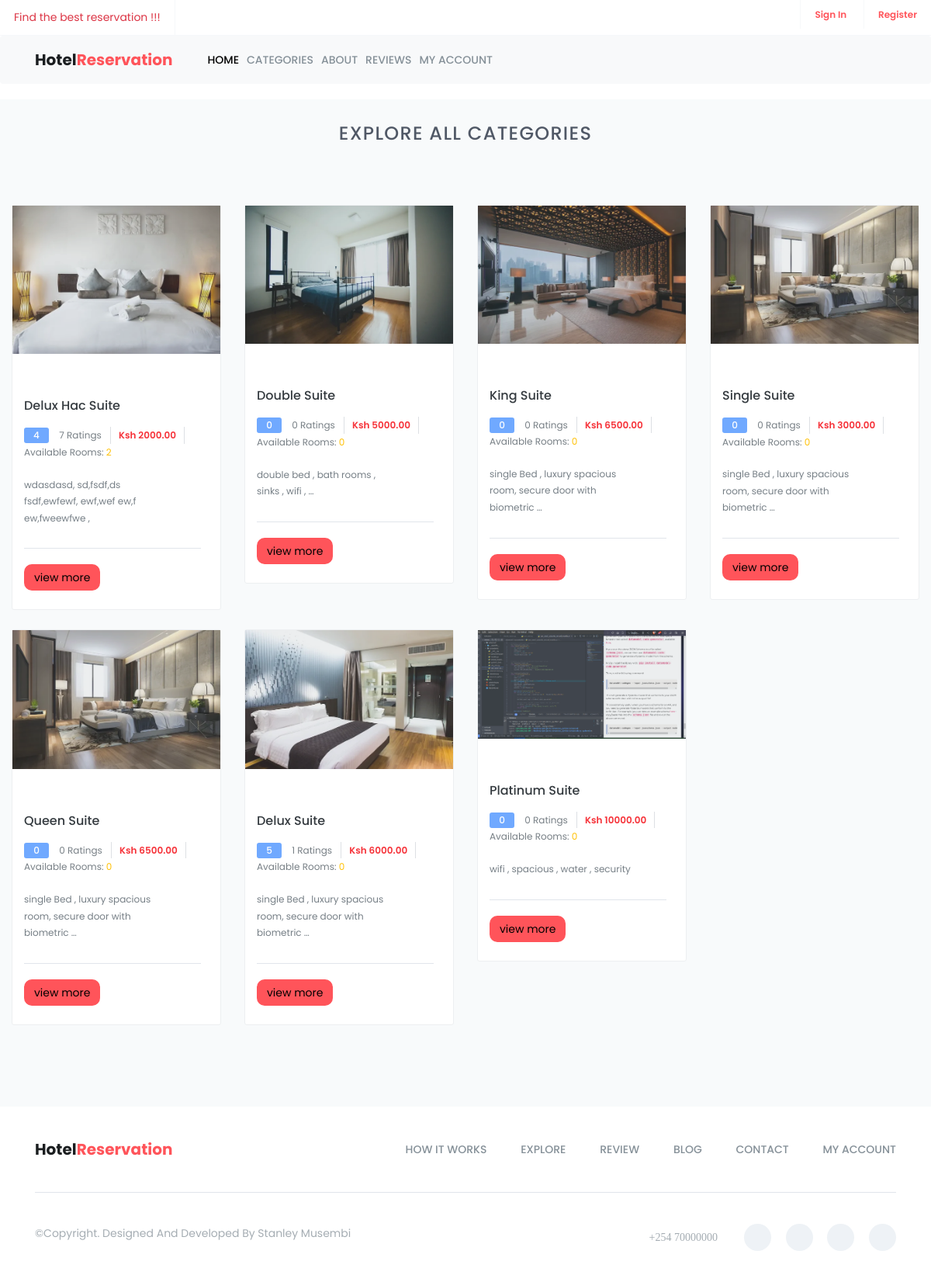
Page /categories/ on the committed database.
### hotel/models.py (models this page shows, shortened)
class RoomCategory(models.Model):
    name = models.CharField(max_length=255)
    description = models.TextField()
    capacity = models.IntegerField()
    beds = models.IntegerField()
    rooms = models.IntegerField()
    cost = models.DecimalField(max_digits=10, decimal_places=2)
    added_on = models.DateTimeField(auto_now_add=True)
    image = models.ImageField(upload_to="room_category_images")
    @property
    def total_reviews(self):
        return self.review_set.count()
    @property
    def average_rating(self):
         average  = self.review_set.aggregate(Avg('rating'))['rating__avg']
         return round(average) if average is not None else 0
    @property
    def available_rooms(self):
        return self.room_set.filter(status='available').count()

### hotel/views.py (the view)
# urls.py: path('categories/' , all_categories , name='all_categories'),
def all_categories(request):
    categories = RoomCategory.objects.all()
    categories_count = RoomCategory.objects.all().count()
    visitors_count = Booking.objects.all().count()
    rooms_count = RoomCategory.objects.aggregate(total_rooms = Sum('rooms'))['total_rooms']
    reviews_count = Review.objects.all().count()
    context = {
        'room_categories': categories,
        'rooms_count':rooms_count,
        'visitors_count':visitors_count,
        'categories_count':categories_count,
        'reviews_count':reviews_count
    }
    return render(request, 'public/all_categories.html' , context)

### templates/public/all_categories.html
{% extends 'public/base.html' %}
{% load static %}
{% block content %}
    <section id="explore" class="explore">
        <div class="container-fluid">
            <div class="section-header">
                <h2>Explore All Categories</h2>
            </div>
            <div class="explore-content">
                {% include 'public/category_list.html' %}
            </div>
        </div>
    </section>
{% endblock content %}

### templates/public/category_list.html
<div class="row">
    {% for category in room_categories %}
        <div class="col-md-3 col-sm-6">
            <div class="single-explore-item">
                <div class="single-explore-img">
                    <img src="{{ category.image.url }}" alt="explore image">
                </div>
                <div class="single-explore-txt bg-theme-1">
                    <h2><a href="#">{{ category.name }} suite</a></h2>
                    <p class="explore-rating-price">
                        <span class="explore-rating">{{category.average_rating}}</span>
                        <a href="#">{{ category.total_reviews}} ratings</a>
                        <span class="explore-price-box">
                            <span class="explore-price">Ksh {{ category.cost }}</span>
                        </span>
                        <a href="#">Available Rooms: <span class="text-warning">{{ category.available_rooms }}</span></a>
                    </p>
                    <div class="explore-person">
                        <div class="row">
                            <div class="col-sm-10">
                                <p>
                                    {{ category.description | truncatewords:10 }}
                                </p>
                            </div>
                        </div>
                    </div>
                    <div class="explore-open-close-part">
                        <div class="row">
                            <div class="col-sm-12">
                                <a href="{% url 'hotel:category' category.id %}" > <button class="btn btn-custom">view more </button> </a>
                            </div>
                        </div>
                    </div>
                </div>
            </div>
        </div>
    {% endfor %}
</div>

### static/assets/css/bootsnav.css (style rules this page uses)
body { -webkit-transition: all 0.3s ease-in-out; -moz-transition: all 0.3s ease-in-out; -o-transition: all 0.3s ease-in-out; -ms-transition: all 0.3s ease-in-out; transition: all 0.3s ease-in-out; }

### static/assets/css/style.css (style rules this page uses)
* { padding: 0; margin: 0; }
* { -webkit-box-sizing:border-box; -moz-box-sizing:border-box; -o-box-sizing:border-box; -ms-box-sizing:border-box; box-sizing:border-box; }
body { font-family: 'Poppins', sans-serif; font-size:14px; color:#a09e9c; text-transform:initial; max-width:1920px; margin:0 auto; overflow-x:hidden; }
a,a:hover,a:active,a:focus { display:inline-block; text-decoration:none; color: #343a3f; font-size:16px; padding:0; font-weight: 500; text-transform: capitalize; }
p { margin: 0; color:#767f86; font-size:14px; line-height: 1.8; text-transform: initial; }
img { border:none;max-width:100%; height:auto; }
select,input,textarea,button { box-shadow:none;outline:0!important; }
button { background: transparent;border: 0;font-size: 12px; }
html,body { height: 100%; }
.section-header { position: relative; text-align: center; }
.section-header h2 { color: #505866; font-size:24px; font-weight: 500; margin-bottom: 24px; text-transform: uppercase; letter-spacing: 1.3px; }
.btn-custom { background-color:#ff545a; color: #000; border-radius: 10px; }
.explore { padding:11px 0 80px; background: #f8fafb; }
.explore-content { margin-top: 78px; }
.single-explore-item { background: #fff; border: 1px solid #edeff1; border-radius: 3px; margin-bottom: 25px; -webkit-transition: .3s linear; -moz-transition:.3s linear; -ms-transition:.3s linear; -o-transition:.3s linear; transition: .3s linear; }
.single-explore-img { position:relative;overflow: hidden; }
.single-explore-img:before { position: absolute; content: ""; top: 0; left: 0; width: 100%; height: 100%; background: rgba(162,172,177,.2); }
.single-explore-txt { padding: 26px 25px 24px 15px; }
.single-explore-txt.bg-theme-1 .explore-rating { background: #70a9ff; }
.explore-rating-price,.explore-rating-price a { font-size: 12px; color: #777f85; text-transform: capitalize; font-weight: 400; margin: 15px 0 20px; }
.explore-rating-price a { margin:0; }
.explore-rating { display: inline-block; width: 32px; height: 20px; line-height: 20px; color: #fff; text-align: center; border-radius: 3px; font-weight: 500; margin-right: 10px; }
.explore-price { color: #f63138; font-weight: 600 ; }
.explore-price-box { display: inline-block; padding: 0 10px; margin: 0 8px; border-left: 1px solid #dde0e4; border-right: 1px solid #dde0e4; }
.explore-person { padding-bottom: 28px; border-bottom: 1px solid #e1e5eb; }
.explore-person p { font-size: 12px; }
.explore-open-close-part { margin-top: 20px; }

### rows in the picture
RoomCategory: image (picture), name "Delux Hac", average_rating "4", total_reviews "7", cost "2000.00", available_rooms "2", description "wdasdasd, sd,fsdf,ds fsdf,ewfewf, ewf,wef ew,f ew,fweewfwe ,"
RoomCategory: image (picture), name "Double", average_rating "0", total_reviews "0", cost "5000.00", available_rooms "0", description "double bed , bath rooms , sinks , wifi , …"
RoomCategory: image (picture), name "King", average_rating "0", total_reviews "0", cost "6500.00", available_rooms "0", description "single Bed , luxury spacious room, secure door with biometric …"
RoomCategory: image (picture), name "Single", average_rating "0", total_reviews "0", cost "3000.00", available_rooms "0", description "single Bed , luxury spacious room, secure door with biometric …"
RoomCategory: image (picture), name "Queen", average_rating "0", total_reviews "0", cost "6500.00", available_rooms "0", description "single Bed , luxury spacious room, secure door with biometric …"
RoomCategory: image (picture), name "Delux", average_rating "5", total_reviews "1", cost "6000.00", available_rooms "0", description "single Bed , luxury spacious room, secure door with biometric …"
RoomCategory: image (picture), name "Platinum", average_rating "0", total_reviews "0", cost "10000.00", available_rooms "0", description "wifi , spacious , water , security"
